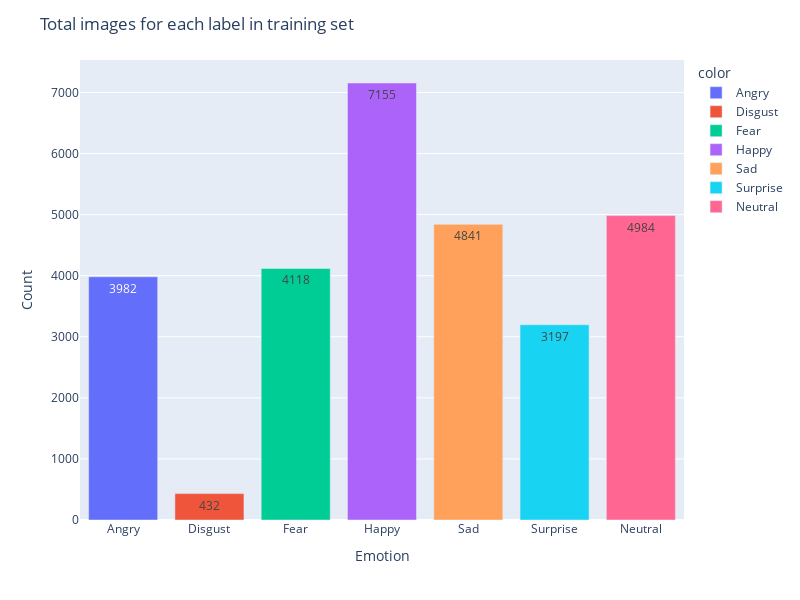

The notebook cell saved with this chart:
### Code cell
fig = px.bar(x=list(labels.keys()), y=list(labels.values()), color=list(labels.keys()))

fig.update_layout(
    title="Total images for each label in training set",
    xaxis_title="Emotion",
    yaxis_title="Count",
    height=600,
    width=800,
)

fig.update_traces(texttemplate="%{y}", textposition="inside")

fig.show()

### Figure 1 — Plotly figure (JSON) as saved in the notebook; plotly's stock layout.template omitted (floating-point values rounded to 4 significant figures)
{"data": [{"alignmentgroup": "True", "hovertemplate": "color=Angry<br>x=%{x}<br>y=%{y}<extra></extra>", "legendgroup": "Angry", "marker": {"color": "#636efa", "pattern": {"shape": ""}}, "name": "Angry", "offsetgroup": "Angry", "orientation": "v", "showlegend": true, "textposition": "inside", "texttemplate": "%{y}", "type": "bar", "x": ["Angry"], "xaxis": "x", "y": [3982], "yaxis": "y"}, {"alignmentgroup": "True", "hovertemplate": "color=Disgust<br>x=%{x}<br>y=%{y}<extra></extra>", "legendgroup": "Disgust", "marker": {"color": "#EF553B", "pattern": {"shape": ""}}, "name": "Disgust", "offsetgroup": "Disgust", "orientation": "v", "showlegend": true, "textposition": "inside", "texttemplate": "%{y}", "type": "bar", "x": ["Disgust"], "xaxis": "x", "y": [432], "yaxis": "y"}, {"alignmentgroup": "True", "hovertemplate": "color=Fear<br>x=%{x}<br>y=%{y}<extra></extra>", "legendgroup": "Fear", "marker": {"color": "#00cc96", "pattern": {"shape": ""}}, "name": "Fear", "offsetgroup": "Fear", "orientation": "v", "showlegend": true, "textposition": "inside", "texttemplate": "%{y}", "type": "bar", "x": ["Fear"], "xaxis": "x", "y": [4118], "yaxis": "y"}, {"alignmentgroup": "True", "hovertemplate": "color=Happy<br>x=%{x}<br>y=%{y}<extra></extra>", "legendgroup": "Happy", "marker": {"color": "#ab63fa", "pattern": {"shape": ""}}, "name": "Happy", "offsetgroup": "Happy", "orientation": "v", "showlegend": true, "textposition": "inside", "texttemplate": "%{y}", "type": "bar", "x": ["Happy"], "xaxis": "x", "y": [7155], "yaxis": "y"}, {"alignmentgroup": "True", "hovertemplate": "color=Sad<br>x=%{x}<br>y=%{y}<extra></extra>", "legendgroup": "Sad", "marker": {"color": "#FFA15A", "pattern": {"shape": ""}}, "name": "Sad", "offsetgroup": "Sad", "orientation": "v", "showlegend": true, "textposition": "inside", "texttemplate": "%{y}", "type": "bar", "x": ["Sad"], "xaxis": "x", "y": [4841], "yaxis": "y"}, {"alignmentgroup": "True", "hovertemplate": "color=Surprise<br>x=%{x}<br>y=%{y}<extra></extra>", "legendgroup": "Surprise", "marker": {"color": "#19d3f3", "pattern": {"shape": ""}}, "name": "Surprise", "offsetgroup": "Surprise", "orientation": "v", "showlegend": true, "textposition": "inside", "texttemplate": "%{y}", "type": "bar", "x": ["Surprise"], "xaxis": "x", "y": [3197], "yaxis": "y"}, {"alignmentgroup": "True", "hovertemplate": "color=Neutral<br>x=%{x}<br>y=%{y}<extra></extra>", "legendgroup": "Neutral", "marker": {"color": "#FF6692", "pattern": {"shape": ""}}, "name": "Neutral", "offsetgroup": "Neutral", "orientation": "v", "showlegend": true, "textposition": "inside", "texttemplate": "%{y}", "type": "bar", "x": ["Neutral"], "xaxis": "x", "y": [4984], "yaxis": "y"}], "layout": {"barmode": "relative", "height": 600, "legend": {"title": {"text": "color"}, "tracegroupgap": 0}, "margin": {"t": 60}, "title": {"text": "Total images for each label in training set"}, "width": 800, "xaxis": {"anchor": "y", "domain": [0, 1], "title": {"text": "Emotion"}}, "yaxis": {"anchor": "x", "domain": [0, 1], "title": {"text": "Count"}}}}
